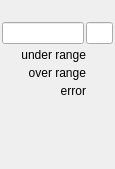
   <widget class="QWidget" name="page_4">
    <property name="geometry">
     <rect>
      <x>0</x>
      <y>0</y>
      <width>115</width>
      <height>169</height>
     </rect>
    </property>
    <attribute name="label">
     <string>Ch 5</string>
    </attribute>
    <widget class="caFrame" name="caframe_9">
     <property name="geometry">
      <rect>
       <x>0</x>
       <y>20</y>
       <width>115</width>
       <height>80</height>
      </rect>
     </property>
     <property name="macro">
      <string notr="true">CH=5,IOC=$(IOC),MasterID=$(MasterID),SlaveID=$(SlaveID),HWType=$(HWType)</string>
     </property>
     <layout class="QGridLayout" name="gridLayout_14">
      <property name="leftMargin">
       <number>2</number>
      </property>
      <property name="topMargin">
       <number>2</number>
      </property>
      <property name="rightMargin">
       <number>2</number>
      </property>
      <property name="bottomMargin">
       <number>2</number>
      </property>
      <property name="spacing">
       <number>2</number>
      </property>
      <item row="0" column="0">
       <layout class="QHBoxLayout" name="horizontalLayout_8" stretch="3,1">
        <item>
         <widget class="caLineEdit" name="calineedit_15">
          <property name="alignment">
           <set>Qt::AlignRight|Qt::AlignTrailing|Qt::AlignVCenter</set>
          </property>
          <property name="channel" stdset="0">
           <string notr="true">$(IOC):m$(MasterID)s$(SlaveID)-AI0$(CH)</string>
          </property>
          <property name="background">
           <color alpha="0">
            <red>160</red>
            <green>160</green>
            <blue>164</blue>
           </color>
          </property>
          <property name="colorMode">
           <enum>caLineEdit::Static</enum>
          </property>
          <property name="precisionMode">
           <enum>caLineEdit::Channel</enum>
          </property>
         </widget>
        </item>
        <item>
         <widget class="caLineEdit" name="calineedit_16">
          <property name="channel" stdset="0">
           <string notr="true">$(IOC):m$(MasterID)s$(SlaveID)-AI0$(CH).EGU</string>
          </property>
          <property name="background">
           <color alpha="0">
            <red>160</red>
            <green>160</green>
            <blue>164</blue>
           </color>
          </property>
          <property name="colorMode">
           <enum>caLineEdit::Static</enum>
          </property>
          <property name="precisionMode">
           <enum>caLineEdit::User</enum>
          </property>
         </widget>
        </item>
       </layout>
      </item>
      <item row="1" column="0">
       <layout class="QGridLayout" name="gridLayout_8" columnstretch="10,3">
        <property name="spacing">
         <number>2</number>
        </property>
        <item row="1" column="0">
         <widget class="caLabel" name="calabel_25">
          <property name="toolTip">
           <string/>
          </property>
          <property name="text">
           <string>over range</string>
          </property>
          <property name="textFormat">
           <enum>Qt::PlainText</enum>
          </property>
          <property name="alignment">
           <set>Qt::AlignBottom|Qt::AlignRight|Qt::AlignTrailing</set>
          </property>
         </widget>
        </item>
        <item row="0" column="1">
         <widget class="caLed" name="caled_24">
          <property name="toolTip">
           <string>&lt;html&gt;&lt;head/&gt;&lt;body&gt;&lt;p&gt;E-Bus Power Status&lt;/p&gt;&lt;/body&gt;&lt;/html&gt;</string>
          </property>
          <property name="rectangular">
           <bool>true</bool>
          </property>
          <property name="gradientEnabled">
           <bool>false</bool>
          </property>
          <property name="ledWidth">
           <number>16</number>
          </property>
          <property name="ledHeight">
           <number>16</number>
          </property>
          <property name="channel" stdset="0">
           <string notr="true">$(IOC):m$(MasterID)s$(SlaveID)-AI0$(CH)-UndrLimAlrm</string>
          </property>
          <property name="colorMode">
           <enum>caLed::Static</enum>
          </property>
          <property name="falseColor">
           <color>
            <red>170</red>
            <green>0</green>
            <blue>0</blue>
           </color>
          </property>
          <property name="trueColor">
           <color>
            <red>0</red>
            <green>85</green>
            <blue>0</blue>
           </color>
          </property>
          <property name="trueValue">
           <string notr="true">0</string>
          </property>
          <property name="falseValue">
           <string notr="true">1</string>
          </property>
         </widget>
        </item>
        <item row="2" column="1">
         <widget class="caLed" name="caled_25">
          <property name="toolTip">
           <string/>
          </property>
          <property name="rectangular">
           <bool>true</bool>
          </property>
          <property name="gradientEnabled">
           <bool>false</bool>
          </property>
          <property name="ledWidth">
           <number>16</number>
          </property>
          <property name="ledHeight">
           <number>16</number>
          </property>
          <property name="channel" stdset="0">
           <string notr="true">$(IOC):m$(MasterID)s$(SlaveID)-AI0$(CH)-ErrAlrm</string>
          </property>
          <property name="colorMode">
           <enum>caLed::Static</enum>
          </property>
          <property name="falseColor">
           <color>
            <red>170</red>
            <green>0</green>
            <blue>0</blue>
           </color>
          </property>
          <property name="trueColor">
           <color>
            <red>0</red>
            <green>85</green>
            <blue>0</blue>
           </color>
          </property>
          <property name="trueValue">
           <string notr="true">0</string>
          </property>
          <property name="falseValue">
           <string notr="true">1</string>
          </property>
         </widget>
        </item>
        <item row="2" column="0">
         <widget class="caLabel" name="calabel_26">
          <property name="toolTip">
           <string/>
          </property>
          <property name="text">
           <string>error</string>
          </property>
          <property name="textFormat">
           <enum>Qt::PlainText</enum>
          </property>
          <property name="alignment">
           <set>Qt::AlignBottom|Qt::AlignRight|Qt::AlignTrailing</set>
          </property>
         </widget>
        </item>
        <item row="0" column="0">
         <widget class="caLabel" name="calabel_27">
          <property name="toolTip">
           <string/>
          </property>
          <property name="text">
           <string>under range</string>
          </property>
          <property name="textFormat">
           <enum>Qt::PlainText</enum>
          </property>
          <property name="alignment">
           <set>Qt::AlignBottom|Qt::AlignRight|Qt::AlignTrailing</set>
          </property>
         </widget>
        </item>
        <item row="1" column="1">
         <widget class="caLed" name="caled_26">
          <property name="toolTip">
           <string/>
          </property>
          <property name="rectangular">
           <bool>true</bool>
          </property>
          <property name="gradientEnabled">
           <bool>false</bool>
          </property>
          <property name="ledWidth">
           <number>16</number>
          </property>
          <property name="ledHeight">
           <number>16</number>
          </property>
          <property name="channel" stdset="0">
           <string notr="true">$(IOC):m$(MasterID)s$(SlaveID)-AI0$(CH)-OvrLimAlrm</string>
          </property>
          <property name="colorMode">
           <enum>caLed::Static</enum>
          </property>
          <property name="falseColor">
           <color>
            <red>170</red>
            <green>0</green>
            <blue>0</blue>
           </color>
          </property>
          <property name="trueColor">
           <color>
            <red>0</red>
            <green>85</green>
            <blue>0</blue>
           </color>
          </property>
          <property name="trueValue">
           <string notr="true">0</string>
          </property>
          <property name="falseValue">
           <string notr="true">1</string>
          </property>
         </widget>
        </item>
       </layout>
      </item>
     </layout>
    </widget>
   </widget>
